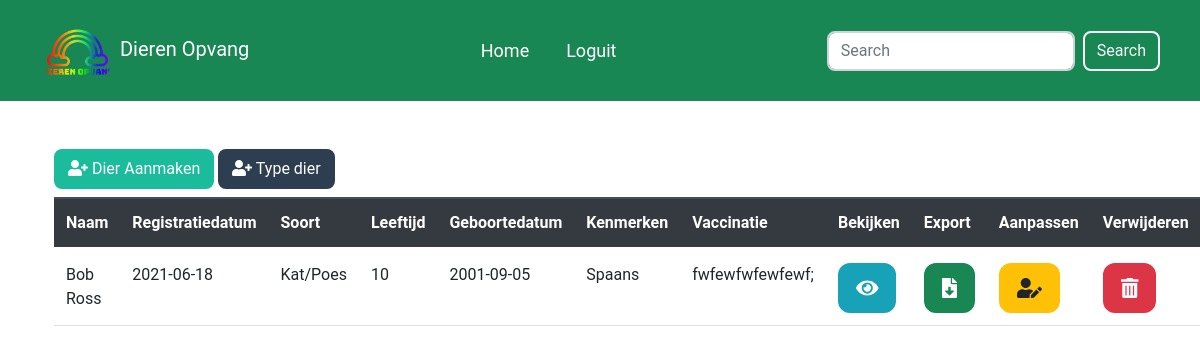
The app's page /admin/dashboard.php (signed in), older data.
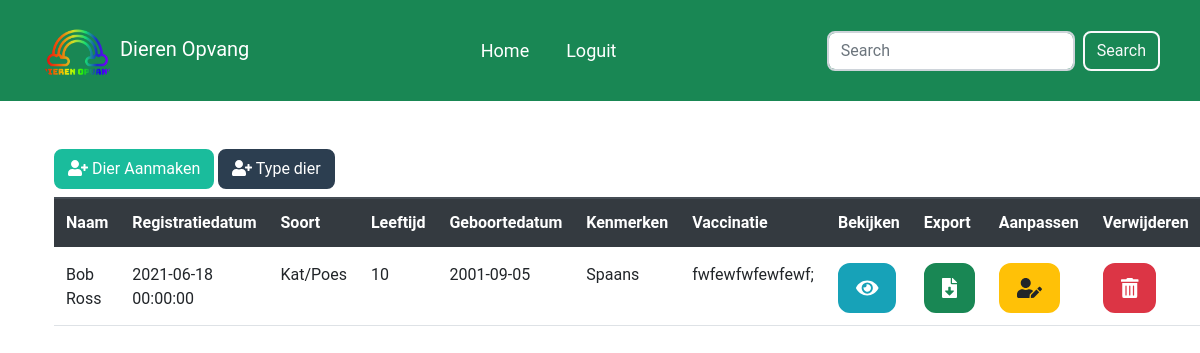
The same page, newer data.
### tables this page shows
CREATE TABLE `dieren` (
  `id` varchar(64) NOT NULL,
  `naam` varchar(64) NOT NULL,
  `soort` varchar(64) NOT NULL,
  `soortid` varchar(64) NOT NULL,
  `leeftijd` int(3) NOT NULL,
  `eigenaar_id` varchar(64) NOT NULL,
  `geboortedatum` date NOT NULL,
  `regristratiedatum` datetime NOT NULL DEFAULT current_timestamp(),
  `naar` varchar(64) NOT NULL,
  `kenmerken` text NOT NULL,
  `vaccinatie` text NOT NULL,
  `image` text NOT NULL
);

### admin/dashboard.php (the view, shortened to what this page needs)
<?php
require('../php/database.php');
$sql = "SELECT `id`, `naam`, `soort`, `leeftijd`, `eigenaar_id`, `geboortedatum`, `regristratiedatum`, `naar`, `kenmerken`, `vaccinatie`, `image` FROM `dieren`;";
$result = $conn->query($sql);
?>
<!doctype html>
<html lang="en">
<head>
	<?php require("components/style.php"); ?>
</head>
<body>
<?php require("components/navbar.php"); ?>
<div class="container">
	<a href="createpost.php" class="btn btn-primary mt-5"><i class="fas fa-user-plus"></i> Dier Aanmaken</a>
	<button class="btn btn-secondary mt-5" data-bs-toggle="modal" data-bs-target="#leerlijnenmodal"><i class="fas fa-user-plus"></i> Type dier</button>
	<div class="center-div">
		<table class="table mt-2">
			<thead class="thead-dark">
				<tr>
					<th scope="col">Naam</th>
					<th scope="col">Registratiedatum</th>
					<th scope="col">Soort</th>
					<th scope="col">Leeftijd</th>
					<th scope="col">Geboortedatum</th>
					<th scope="col">Kenmerken</th>
					<th scope="col">Vaccinatie</th>
					<th scope="col">Bekijken</th>
					<th scope="col">Export</th>
					<th scope="col">Aanpassen</th>
					<th scope="col">Verwijderen</th>
				</tr>
			</thead>
			<tbody>
				<?php
				foreach ($result as $item) {
					echo "<td>" . $item["naam"] . "</td><td>" .  $item["regristratiedatum"] . "</td>
					<td>" .  $item["soort"] . "</td><td>" .  $item["leeftijd"] . "</td><td>" .  $item["geboortedatum"] . "</td>
					<td>" .  $item["kenmerken"] . "</td><td>" .  $item["vaccinatie"] . "</td><td><a href='../reservering.php?id=" . $item['id'] . "' class='btn btn-info btn-lg'><i class='fas fa-eye'></i></a></td><td><a href='../php/export.php?id=" . $item['id'] . "' class='btn btn-success btn-lg'><i class='fas fa-file-download'></i></a></td><td><a href='changepost.php?id=" . $item['id'] . "' class='btn btn-warning btn-lg'><i class='fas fa-user-edit'></i></a></td><td><button type='button' data-bs-toggle='modal' data-bs-target='#post". $item['id'] ."' class='btn btn-danger btn-lg'><i class='fas fa-trash-alt'></i></button></td><tr>
					<div class='modal fade' id='post". $item['id'] ."' data-bs-backdrop='static' data-bs-keyboard='false' tabindex='-1' aria-labelledby='postlabel". $item['id'] ."' aria-hidden='true'>
                        <div class='modal-dialog'>
                          <div class='modal-content'>
                            <div class='modal-header'>
                              <h5 class='modal-title' id='postlabel". $item['id'] ."'>". $item["naam"] ." verwijderen!</h5>
                              <button type='button' class='btn-close' data-bs-dismiss='modal' aria-label='Close'></button>
                            </div>
                            <div class='modal-body'>
                            <b>Weet je zeker dat je de post wilt verwijderen? Deze actie kan niet ongedaan worden!</b>
                            </div>
                            <div class='modal-footer'>
                              <button type='button' class='btn btn-secondary' data-bs-dismiss='modal'>Sluiten</button>
                              <a href='../php/removepost.php?id=" . $item["id"] . "'><button type='button' class='btn btn-danger'>Jazeker</button></a>
                            </div>
                          </div>
                        </div>
                      </div>";
				}
				?>
			</tbody>
		</table>
	</div>
</body>
</html>

Row changes from the older to the newer data that the page shows:
changed dieren "Bob Ross": regristratiedatum "2021-06-18" → "2021-06-18 00:00:00"
